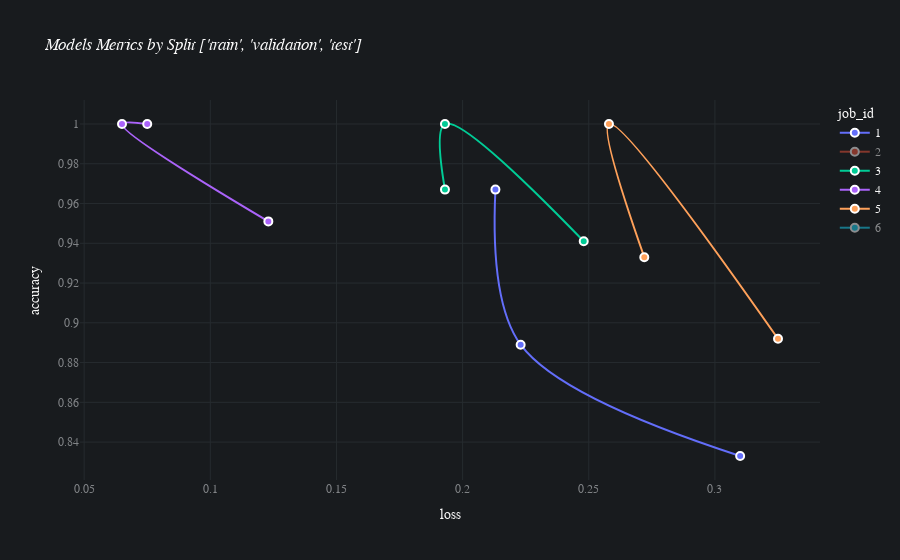

Notebook code for this chart:
### Code cell
batch.plot_evaluations(max_loss=0.35, min_accuracy=0.80)

### Figure 1 — Plotly figure (JSON) as saved in the notebook; plotly's stock layout.template omitted (floating-point values rounded to 4 significant figures)
{"data": [{"customdata": [[1, "train", 0.833, 0.31], [1, "validation", 0.889, 0.223], [1, "test", 0.967, 0.213]], "hovertemplate": "job_id=%{customdata[0]}<br>loss=%{customdata[3]}<br>accuracy=%{customdata[2]}<br>split=%{customdata[1]}<extra></extra>", "legendgroup": "1", "line": {"color": "#636efa", "dash": "solid", "shape": "spline", "width": 2}, "marker": {"line": {"color": "white", "width": 2}, "size": 8}, "mode": "markers+lines", "name": "1", "orientation": "v", "showlegend": true, "type": "scatter", "x": [0.31, 0.223, 0.213], "xaxis": "x", "y": [0.833, 0.889, 0.967], "yaxis": "y"}, {"customdata": [[2, "train", 0.951, 0.122], [2, "validation", 1, 0.054], [2, "test", 0.967, 0.106]], "hovertemplate": "job_id=%{customdata[0]}<br>loss=%{customdata[3]}<br>accuracy=%{customdata[2]}<br>split=%{customdata[1]}<extra></extra>", "legendgroup": "2", "line": {"color": "#EF553B", "dash": "solid", "shape": "spline", "width": 2}, "marker": {"line": {"color": "white", "width": 2}, "size": 8}, "mode": "markers+lines", "name": "2", "orientation": "v", "showlegend": true, "type": "scatter", "visible": "legendonly", "x": [0.122, 0.054, 0.106], "xaxis": "x", "y": [0.951, 1, 0.967], "yaxis": "y"}, {"customdata": [[3, "train", 0.941, 0.248], [3, "validation", 1, 0.193], [3, "test", 0.967, 0.193]], "hovertemplate": "job_id=%{customdata[0]}<br>loss=%{customdata[3]}<br>accuracy=%{customdata[2]}<br>split=%{customdata[1]}<extra></extra>", "legendgroup": "3", "line": {"color": "#00cc96", "dash": "solid", "shape": "spline", "width": 2}, "marker": {"line": {"color": "white", "width": 2}, "size": 8}, "mode": "markers+lines", "name": "3", "orientation": "v", "showlegend": true, "type": "scatter", "x": [0.248, 0.193, 0.193], "xaxis": "x", "y": [0.941, 1, 0.967], "yaxis": "y"}, {"customdata": [[4, "train", 0.951, 0.123], [4, "validation", 1, 0.065], [4, "test", 1, 0.075]], "hovertemplate": "job_id=%{customdata[0]}<br>loss=%{customdata[3]}<br>accuracy=%{customdata[2]}<br>split=%{customdata[1]}<extra></extra>", "legendgroup": "4", "line": {"color": "#ab63fa", "dash": "solid", "shape": "spline", "width": 2}, "marker": {"line": {"color": "white", "width": 2}, "size": 8}, "mode": "markers+lines", "name": "4", "orientation": "v", "showlegend": true, "type": "scatter", "x": [0.123, 0.065, 0.075], "xaxis": "x", "y": [0.951, 1, 1], "yaxis": "y"}, {"customdata": [[5, "train", 0.892, 0.325], [5, "validation", 1, 0.258], [5, "test", 0.933, 0.272]], "hovertemplate": "job_id=%{customdata[0]}<br>loss=%{customdata[3]}<br>accuracy=%{customdata[2]}<br>split=%{customdata[1]}<extra></extra>", "legendgroup": "5", "line": {"color": "#FFA15A", "dash": "solid", "shape": "spline", "width": 2}, "marker": {"line": {"color": "white", "width": 2}, "size": 8}, "mode": "markers+lines", "name": "5", "orientation": "v", "showlegend": true, "type": "scatter", "x": [0.325, 0.258, 0.272], "xaxis": "x", "y": [0.892, 1, 0.933], "yaxis": "y"}, {"customdata": [[6, "train", 0.951, 0.128], [6, "validation", 1, 0.048], [6, "test", 0.967, 0.116]], "hovertemplate": "job_id=%{customdata[0]}<br>loss=%{customdata[3]}<br>accuracy=%{customdata[2]}<br>split=%{customdata[1]}<extra></extra>", "legendgroup": "6", "line": {"color": "#19d3f3", "dash": "solid", "shape": "spline", "width": 2}, "marker": {"line": {"color": "white", "width": 2}, "size": 8}, "mode": "markers+lines", "name": "6", "orientation": "v", "showlegend": true, "type": "scatter", "visible": "legendonly", "x": [0.128, 0.048, 0.116], "xaxis": "x", "y": [0.951, 1, 0.967], "yaxis": "y"}], "layout": {"autosize": true, "font": {"color": "#FAFAFA", "family": "Avenir"}, "hoverlabel": {"bgcolor": "#0F0F0F", "font": {"family": "Avenir", "size": 15}}, "legend": {"title": {"text": "job_id"}, "tracegroupgap": 0}, "paper_bgcolor": "#181B1E", "plot_bgcolor": "#181B1E", "title": {"text": "<i>Models Metrics by Split ['train', 'validation', 'test']</i>"}, "xaxis": {"anchor": "y", "autorange": true, "domain": [0, 1], "gridcolor": "#262B2F", "range": [0.04881, 0.3412], "tickfont": {"color": "#818487"}, "title": {"text": "loss"}, "type": "linear", "zeroline": false}, "yaxis": {"anchor": "x", "autorange": true, "domain": [0, 1], "gridcolor": "#262B2F", "range": [0.8212, 1.012], "tickfont": {"color": "#818487"}, "title": {"text": "accuracy"}, "type": "linear", "zeroline": false}}}
